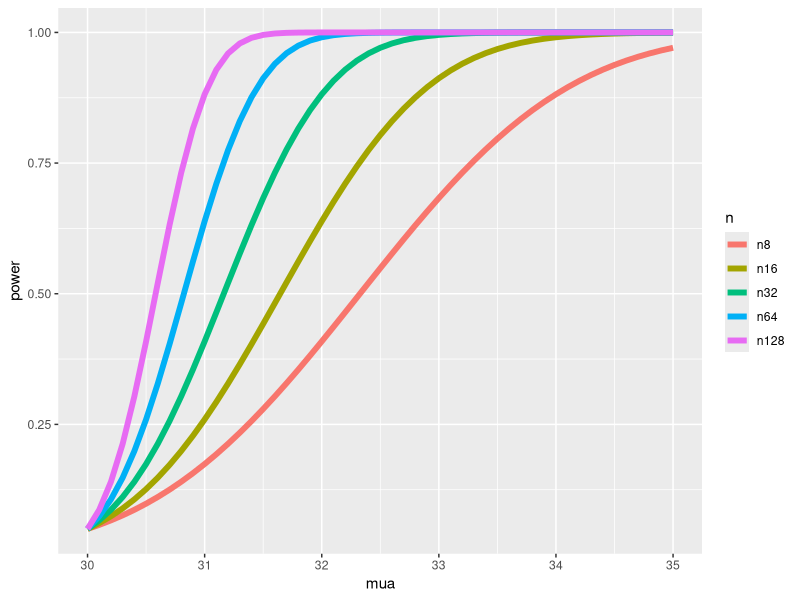

Reproduce this figure in R.
mu0 = 30; sigma = 4

library(ggplot2)
nseq = c(8, 16, 32, 64, 128)
mua = seq(30, 35, by = 0.1)
z = qnorm(.95)
power = sapply(nseq, function(n)
        pnorm(mu0 + z * sigma / sqrt(n), mean = mua, sd = sigma / sqrt(n), 
              lower.tail = FALSE)
)
colnames(power) <- paste("n", nseq, sep = "")
d <- data.frame(mua, power)
library(reshape2)
d2 <- melt(d, id.vars = "mua")
names(d2) <- c("mua", "n", "power")    
g <- ggplot(d2, 
            aes(x = mua, y = power, col = n)) + geom_line(size = 2)
g            